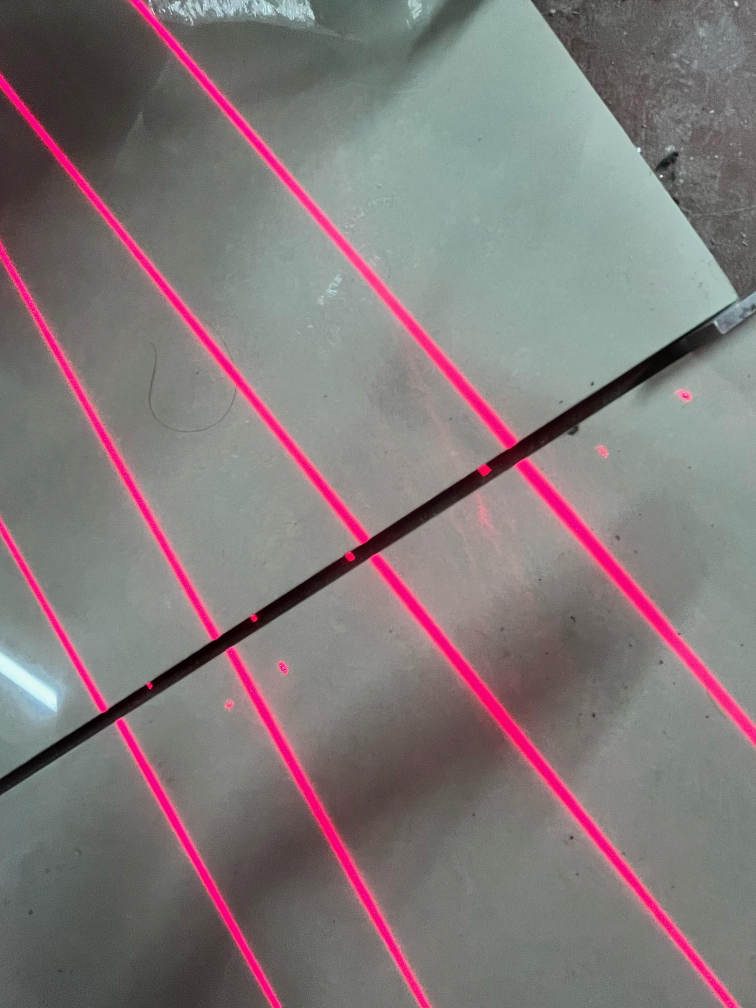
#> input picture images/21.4/0_l_11_4k.png, 3024 x 4032 px, found by its file name (shown at 1/4 size)
$ python fix.py
#> lines starting #> are read from the running program, lines starting #| are printed output that depends on the picture
import cv2
import numpy as np
import tkinter as tk
height, width = tk.Tk().winfo_screenwidth(), tk.Tk().winfo_screenheight()
img = cv2.imread("/home/gilad/dev_ws/RobeeVisionDevel/images/21.4/0_l_11_4k.png", cv2.IMREAD_COLOR)
#> img is the input picture: shape (4032, 3024, 3); mean B, G, R 121.7, 120.6, 130.5
height, width, channels = img.shape
#> height = 4032; width = 3024; channels = 3
rotated_img = cv2.rotate(img, cv2.ROTATE_90_CLOCKWISE)
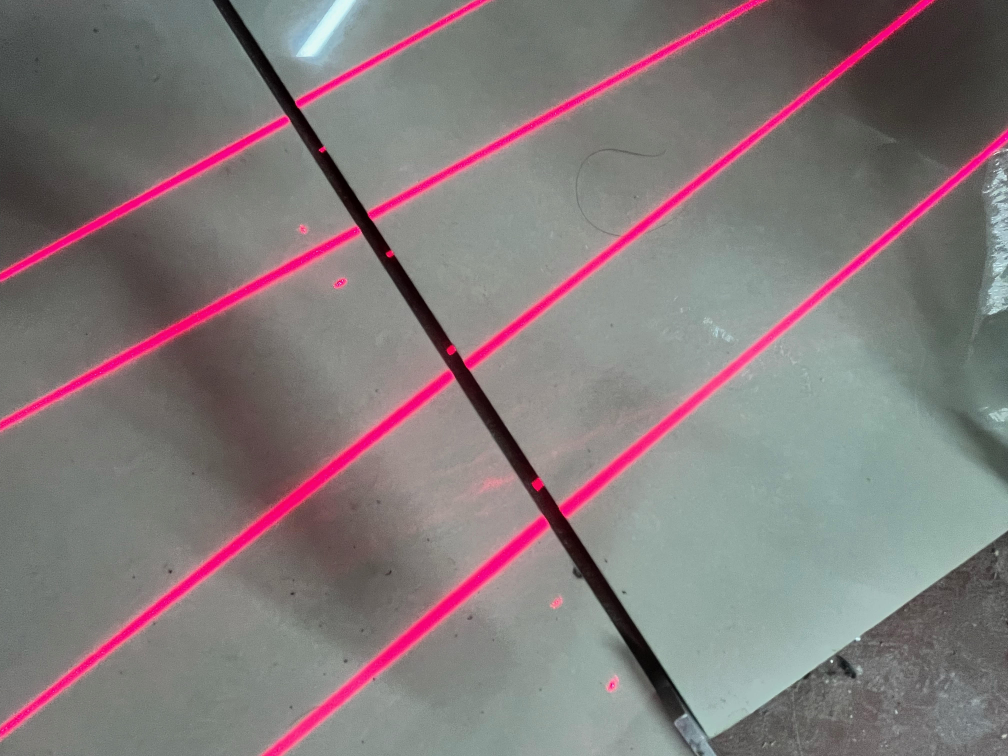
#> rotated_img: shape (3024, 4032, 3) (shown at 1/4 size); mean B, G, R 121.7, 120.6, 130.5
cv2.namedWindow("Rotated Image", cv2.WINDOW_NORMAL)
cv2.imshow("Rotated Image", rotated_img)
cv2.resizeWindow("Rotated Image", height, width)
cv2.waitKey(0)
cv2.destroyAllWindows()
cv2.imwrite("/home/gilad/dev_ws/RobeeVisionDevel/images/21.4/0_l_11_4k_rotated.png", rotated_img)

$ run again, with images/21.4/0_l_10_4k.png copied over images/21.4/0_l_11_4k.png
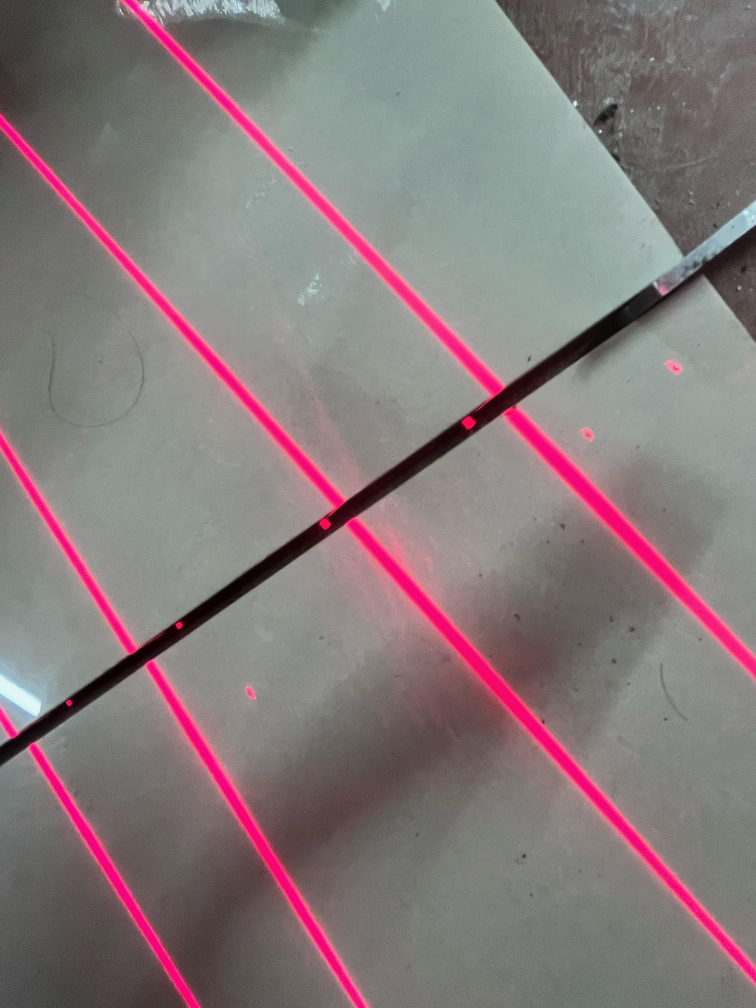
#> input picture images/21.4/0_l_10_4k.png, 3024 x 4032 px, found by its file name (shown at 1/4 size)
#> img is the input picture: shape (4032, 3024, 3); mean B, G, R 122.9, 121.5, 134.3
#> `rotated_img = cv2.rotate(img, cv2.ROTATE_90_CLOCKWISE)`:
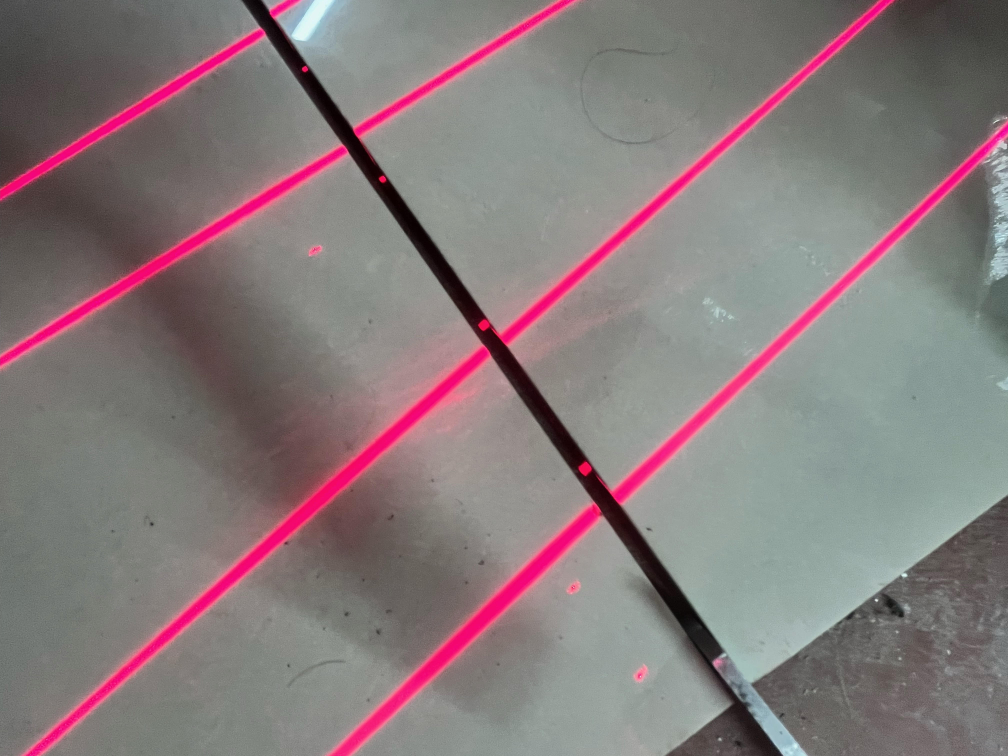
#> rotated_img: shape (3024, 4032, 3) (shown at 1/4 size); mean B, G, R 122.9, 121.5, 134.3

$ run again, with images/21.4/0_l_4_4k.png copied over images/21.4/0_l_11_4k.png
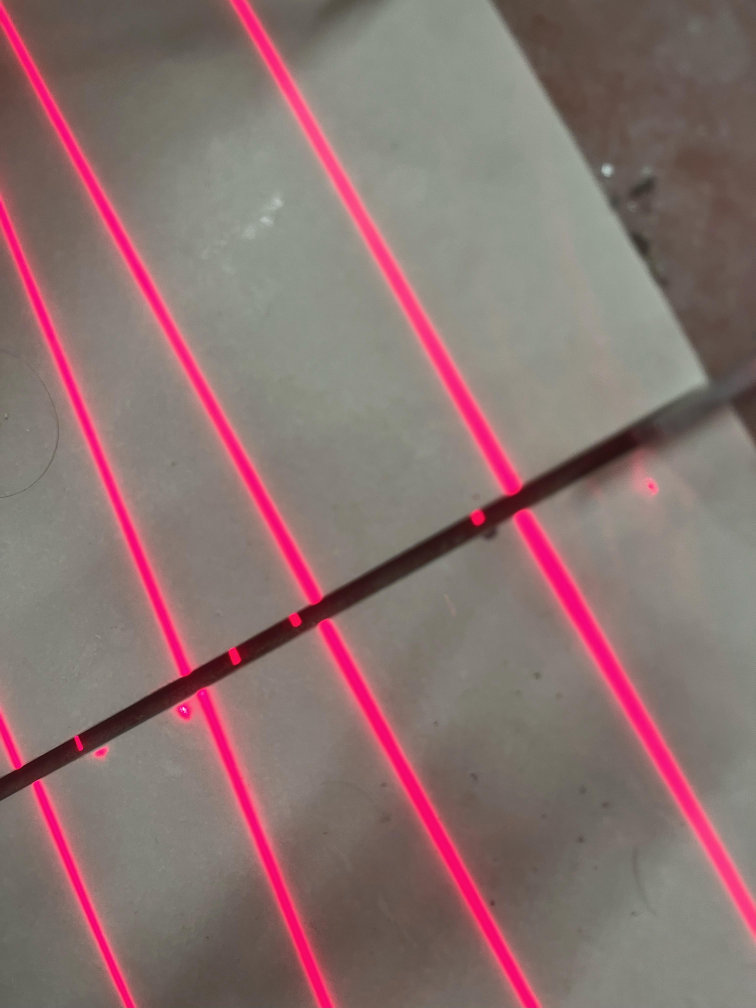
#> input picture images/21.4/0_l_4_4k.png, 3024 x 4032 px, found by its file name (shown at 1/4 size)
#> img is the input picture: shape (4032, 3024, 3); mean B, G, R 112.1, 113.6, 137.8
#> `rotated_img = cv2.rotate(img, cv2.ROTATE_90_CLOCKWISE)`:
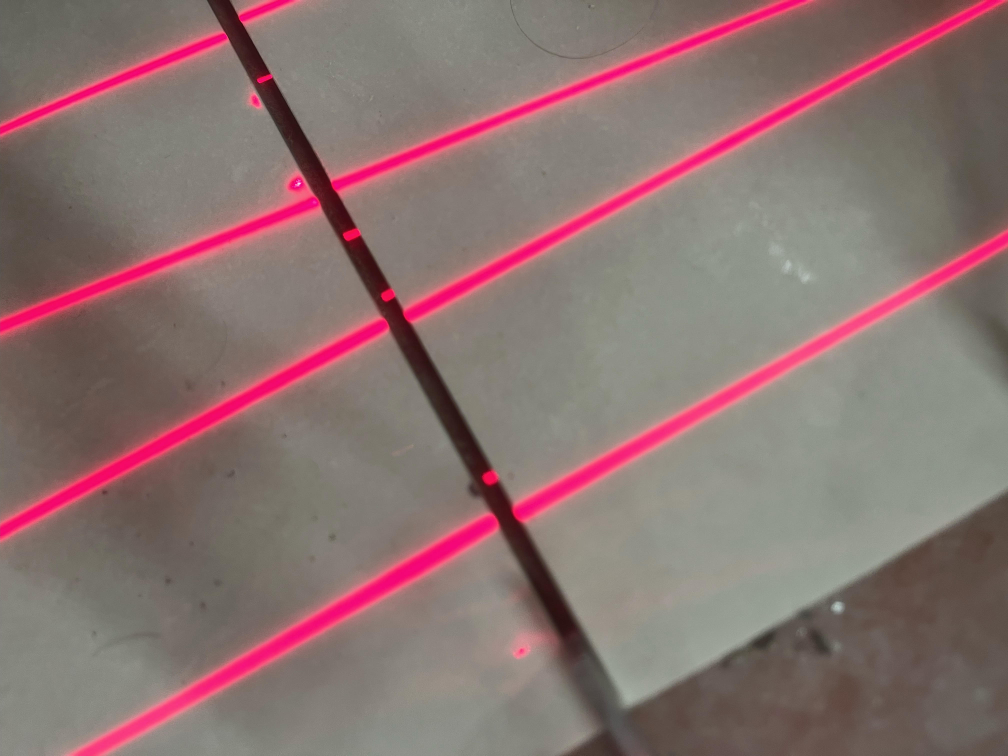
#> rotated_img: shape (3024, 4032, 3) (shown at 1/4 size); mean B, G, R 112.1, 113.6, 137.8

$ run again, with images/21.4/0_l_5_4k.png copied over images/21.4/0_l_11_4k.png
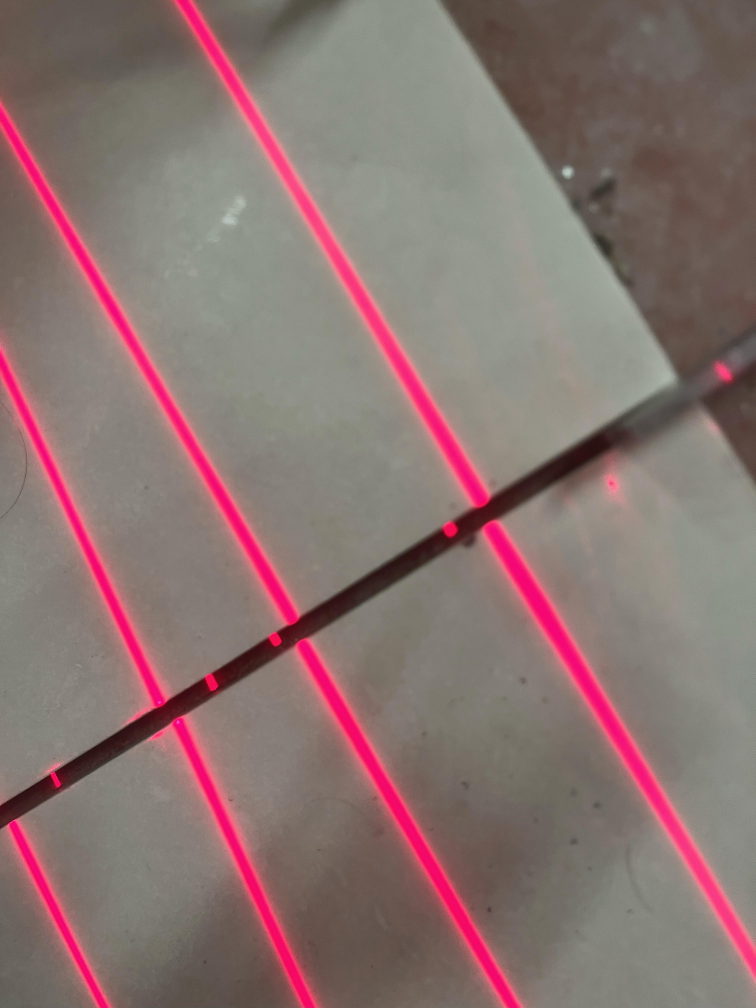
#> input picture images/21.4/0_l_5_4k.png, 3024 x 4032 px, found by its file name (shown at 1/4 size)
#> img is the input picture: shape (4032, 3024, 3); mean B, G, R 112.9, 114.9, 137.9
#> `rotated_img = cv2.rotate(img, cv2.ROTATE_90_CLOCKWISE)`:
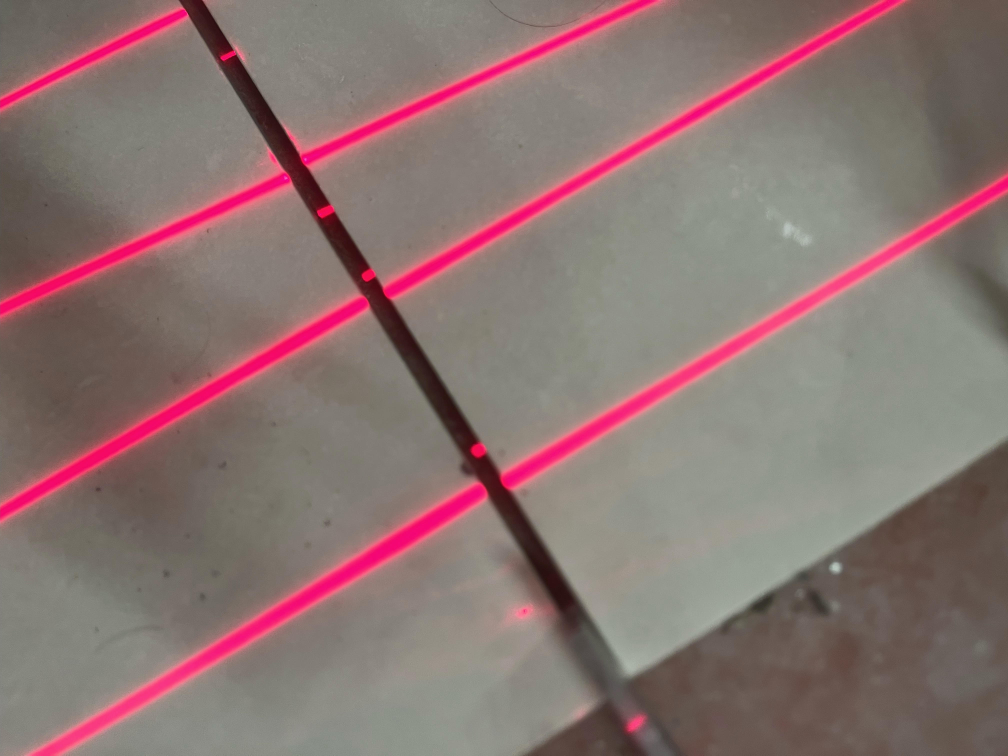
#> rotated_img: shape (3024, 4032, 3) (shown at 1/4 size); mean B, G, R 112.9, 114.9, 137.9
